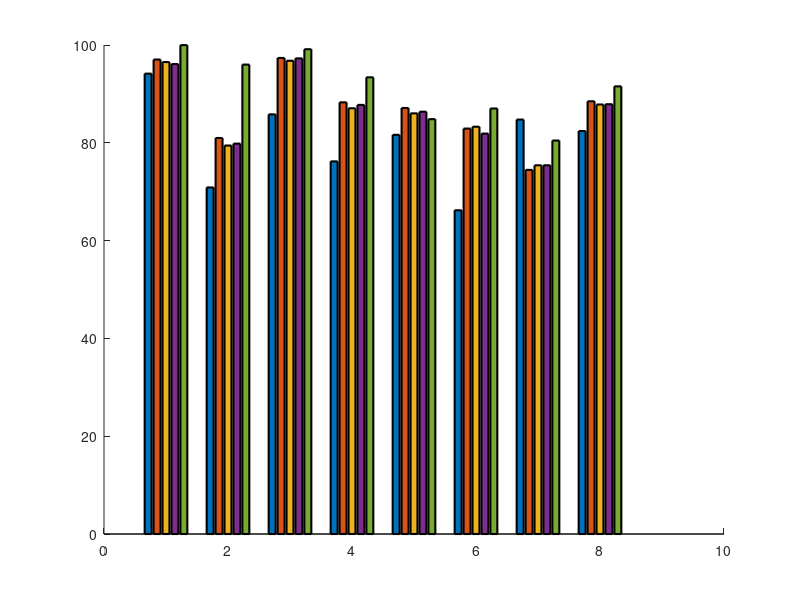

Recreate this plot in MATLAB. (Note: this script raises an error after producing the figure.)
clc; clear; close all;

%% ==============================
%  GLOBAL SETTINGS
%% ==============================
% Controllable font size settings
TITLE_FONT_SIZE = 28;
AXIS_FONT_SIZE = 22;
LEGEND_FONT_SIZE = 20;
LABEL_FONT_SIZE = 26;

% Pastel colors (consistent across all figures)
c1 = [0.95 0.80 0.45];   % yellow
c2 = [0.95 0.60 0.60];   % pink
c3 = [0.60 0.90 0.90];   % cyan
c4 = [0.60 0.80 0.60];   % green
c5 = [0.75 0.65 0.95];   % purple

%% ==============================
%  COMMON STATION NAMES
%% ==============================
stations = {'AS1','AS2','CC1','EC1','EC2','EC3','ID1'};
stations_avg = [stations, {'Average'}];

% Accuracy values
% DiTingMotion/CFM/EQPolarity/PolCap (official pretrained PolarCAP, run
% zero-shot) recomputed live from the shared 6801-event, 7-station Axial
% Seamount benchmark set -- see 01-scripts/{DiTing-FOCALFLOW,CFM,eqpolarity,
% PolarCAP} for the inference scripts and
% 02-data/F_ML/A_wave_dB15_DT_CFM_EQP_PolCAP.mat for the combined predictions.
DiTIng     = [94.14 70.87 85.81 76.20 81.63 66.20 84.75];
CFM        = [97.03 80.98 97.35 88.27 87.12 82.91 74.46];
EQPolarity = [96.51 79.44 96.78 87.06 86.02 83.29 75.40];
PolCap     = [96.10 79.83 97.26 87.75 86.36 81.88 75.40];
% CC baseline: NOT recomputed (semi-manual pick pipeline requiring
% MATLAB ginput/uicontrol review; evaluated on its own, largely
% non-overlapping ~1000-event/station set) -- reused as-is from
% 01-scripts/H_compare_Man_CC.m's output.
CC_ratio   = [0.99972 0.95991 0.99134 0.93391 0.84833 0.87012 0.80463] * 100;

% Add averages
% NOTE: the "Average" bar is the POOLED accuracy (all 7 stations' events
% combined, i.e. total correct / total N), NOT mean(per-station %) -- those
% disagree whenever stations have unequal event counts (e.g. DiTingMotion
% abstains ["undecided"] far more often at some stations than others).
% Pooled values from 03-output/Figure04_confusion_matrix.csv "ALL (pooled)"
% rows / 04-manuscripts/python_figures/make_manuscript_figures.py's
% _pooled_accuracy(). CC's average is still a plain mean since its
% per-station event counts aren't available in this pipeline (see note
% above on the CC baseline's separate data source).
DiTIng_A     = [DiTIng     82.41];
CFM_A        = [CFM        88.49];
EQPolarity_A = [EQPolarity 87.83];
PolCap_A     = [PolCap     87.89];
CC_ratio_A   = [CC_ratio   mean(CC_ratio)];

%% ==============================
%  FIGURE 1: Histogram Bar Plot (Original Z_AGU2025.m - second figure)
%% ==============================
figure('Color','w', 'Position', [100 100 900 650]);
hold on;

bar_data = [DiTIng_A;
            CFM_A;
            EQPolarity_A;
            PolCap_A;
            CC_ratio_A]';

b = bar(bar_data, 'LineWidth',1.5);

% Apply CNN pastel colors to bars
b(1).FaceColor = c1;
b(2).FaceColor = c2;
b(3).FaceColor = c3;
b(4).FaceColor = c4;
b(5).FaceColor = c5;

xticks(1:length(stations_avg));
xticklabels(stations_avg);
xtickangle(0);

ylabel('Accuracy (%)','FontSize',LABEL_FONT_SIZE,'FontWeight','bold');
xlabel('Stations','FontSize',LABEL_FONT_SIZE,'FontWeight','bold');
title('Accuracy of Existing DL Models vs Cross-Correlation','FontSize',TITLE_FONT_SIZE,'FontWeight','bold');

legend({'DiTingMotion','CFM','EQPolarity','PolarCAP','CC'}, ...
       'Location',"northeast",'NumColumns',3,'FontSize',LEGEND_FONT_SIZE);

set(gca,'FontSize',AXIS_FONT_SIZE,'LineWidth',1.5);
ylim([60 100]);
grid on;

%% ==============================
%  FIGURE 2: All-Stations vs LOSO vs Fine-Tuned (Z_AGU2025_2.m)
%% ==============================
% Accuracy: trained on all
acc_all = [0.9935 0.9858 0.9876 0.9867 0.9868 0.9871 0.9644];
acc_all_A = [acc_all mean(acc_all)];

% Accuracy: LOSO
acc_loso = [0.9964 0.9855 0.9902 0.9869 0.9854 0.9877 0.9653];
acc_loso_A = [acc_loso mean(acc_loso)];

% Fine-Tuned Accuracies
acc_fine = [0.9829 0.9484 0.9653 0.9585 0.9534 0.9386 0.9013 0.9570];

% Combine into matrix
bar_data = [acc_all_A(:)*100, acc_loso_A(:)*100, acc_fine(:)*100];

% Create figure
figure('Color','w','Position',[100 100 900 650]);

b = bar(bar_data, 'grouped', 'LineWidth',1.7);

% Color settings
b(1).FaceColor = c1;   % Trained on All Stations
b(2).FaceColor = c2;   % LOSO
b(3).FaceColor = c3;   % Fine-Tuned

% Axis formatting
xticks(1:length(stations_avg));
xticklabels(stations_avg);
xtickangle(0);
xlabel('Stations','FontSize',LABEL_FONT_SIZE,'FontWeight','bold');
ylabel('Accuracy (%)','FontSize',LABEL_FONT_SIZE,'FontWeight','bold');
title(' All-Stations vs LOSO vs Transfer Learning Accuracy','FontSize',TITLE_FONT_SIZE,'FontWeight','bold');

legend({'Trained on All Stations','LOSO','Transfer Learning'}, ...
    'FontSize',LEGEND_FONT_SIZE,'Location','north','NumColumns',3);

set(gca,'FontSize',AXIS_FONT_SIZE,'LineWidth',1.5);
ylim([90 100]);
grid on;
%% ==============================
%  FIGURE 3: SNR Comparison (Z_AGU2025_3.m)
%% ==============================
% Step 6: Fine-Tune (Multiply 100)
B6 = [0.9827 0.9425 0.9682 0.9617 0.9558 0.9437 0.9184 0.9534] * 100;
A6 = [0.9869 0.9555 0.9706 0.9621 0.9583 0.9507 0.9334 0.9596] * 100;
C6 = [0.9879 0.9537 0.9667 0.9693 0.9567 0.9555 0.9385 0.9612] * 100;
data6 = [B6(:), A6(:), C6(:)];

% Step 5: Training Results (Multiply 100)
A5 = [0.9935 0.9858 0.9876 0.9867 0.9868 0.9871 0.9644 0.9850] * 100;
B5 = [0.9859 0.9505 0.9739 0.9584 0.9623 0.9569 0.9341 0.9604] * 100;
C5 = [0.9940 0.9731 0.9868 0.9760 0.9690 0.9850 0.9770 0.9801] * 100;
data5 = [B5(:), A5(:), C5(:)];

% Create figure with 2 subplots
figure('Color','w','Position',[100 100 900 650]);

% SUBPLOT (1): Training Accuracy
subplot(2,1,1);
b1 = bar(data5, 'grouped', 'LineWidth',1.7);
b1(1).FaceColor = c1;
b1(2).FaceColor = c2;
b1(3).FaceColor = c3;

xticks(1:length(stations_avg));
xticklabels(stations_avg);
xtickangle(0);

ylabel('Accuracy (%)','FontSize',LABEL_FONT_SIZE,'FontWeight','bold');
title('Training Accuracy Across Stations','FontSize',TITLE_FONT_SIZE,'FontWeight','bold');

legend({'High-SNR','Orig-SNR','Lower-SNR'}, ...
       'FontSize',LEGEND_FONT_SIZE,'Location','north','NumColumns',3);

set(gca,'FontSize',AXIS_FONT_SIZE,'LineWidth',1.5);
ylim([90 101]);
grid on;

% SUBPLOT (2): Fine-Tuned Accuracy
subplot(2,1,2);
b2 = bar(data6, 'grouped', 'LineWidth',1.7);
b2(1).FaceColor = c1;
b2(2).FaceColor = c2;
b2(3).FaceColor = c3;

xticks(1:length(stations_avg));
xticklabels(stations_avg);
xtickangle(0);

ylabel('Accuracy (%)','FontSize',LABEL_FONT_SIZE,'FontWeight','bold');
xlabel('Stations','FontSize',LABEL_FONT_SIZE,'FontWeight','bold');
title('Transfer Learning Accuracy Across Stations','FontSize',TITLE_FONT_SIZE,'FontWeight','bold');

legend({'High-SNR','Orig-SNR','Low-SNR'}, ...
       'FontSize',LEGEND_FONT_SIZE,'Location','north','NumColumns',3);

set(gca,'FontSize',AXIS_FONT_SIZE,'LineWidth',1.5);
ylim([90 100]);
grid on;



%% ==============================
%  FIGURE 4: Time Shift Comparison (New Figure)
%% -----------------------------
% Fine-tuned model performance (new table) ×100
%% -----------------------------
FT_02 = [0.8278 0.7496 0.8066 0.7712 0.7533 0.7358 0.7455 0.7700] * 100;
FT_01 = [0.9524 0.8793 0.9167 0.9123 0.8909 0.8689 0.8678 0.8984] * 100;
FT_00 = [0.9869 0.9555 0.9706 0.9621 0.9583 0.9507 0.9334 0.9596] * 100;

data_finetune = [FT_00(:), FT_01(:), FT_02(:)];

%% -----------------------------
% Training model performance ×100
%% -----------------------------
A_02 = [0.8335 0.7520 0.8133 0.7512 0.7288 0.7271 0.7393 0.7636] * 100;
A_01 = [0.9704 0.8992 0.9415 0.9310 0.9022 0.9007 0.8991 0.9207] * 100;
A_00 = [0.9935 0.9858 0.9876 0.9867 0.9868 0.9871 0.9644 0.9850] * 100;

data_training = [A_00(:), A_01(:), A_02(:)];

%% -----------------------------
% CNN pastel colors
%% -----------------------------
c1 = [0.95 0.80 0.45];   % yellow (timeshift 0.00)
c2 = [0.95 0.60 0.60];   % pink   (timeshift 0.01)
c3 = [0.60 0.90 0.90];   % cyan   (timeshift 0.02)

%% -----------------------------
% Create figure 4
%% -----------------------------
figure('Color','w','Position',[100 100 900 650]);

%% ======= SUBPLOT (211): Fine-Tuned Model =======
subplot(2,1,2); hold on;

b = bar(data_finetune, 'grouped', 'LineWidth',1.7);
b(1).FaceColor = c1;   % 0.00
b(2).FaceColor = c2;   % 0.01
b(3).FaceColor = c3;   % 0.02

xticks(1:length(stations_avg));
xticklabels(stations_avg);
xtickangle(0);

ylabel('Accuracy (%)','FontSize',26,'FontWeight','bold');
title('Transfer Learning Performance vs Time Shift','FontSize',26,'FontWeight','bold');
xlabel('Stations','FontSize',LABEL_FONT_SIZE,'FontWeight','bold');
legend({'Time Shift = 0.00','Time Shift = 0.01','Time Shift = 0.02'}, ...
       'FontSize',20,'Location','north','NumColumns',3);

set(gca,'FontSize',20,'LineWidth',1.5);
ylim([70 103]);
grid on;
box on;

%% ======= SUBPLOT (212): Trained Model =======
subplot(2,1,1); hold on;

b2 = bar(data_training, 'grouped', 'LineWidth',1.7);
b2(1).FaceColor = c1;
b2(2).FaceColor = c2;
b2(3).FaceColor = c3;

xticks(1:length(stations_avg));
xticklabels(stations_avg);
xtickangle(0);

ylabel('Accuracy (%)','FontSize',26,'FontWeight','bold');
title('Training Performance vs Time Shift','FontSize',26,'FontWeight','bold');

legend({'Time Shift = 0.00','Time Shift = 0.01','Time Shift = 0.02'}, ...
       'FontSize',20,'Location','north','NumColumns',3);

set(gca,'FontSize',20,'LineWidth',1.5);
ylim([70 105]);
grid on;
box on;
%% ==============================
%% -----------------------------
% Training model (from screenshot)
%% -----------------------------
A_train = [0.9942 0.9483 0.9789 0.9668 0.9598 0.9631 0.9466 0.9655] * 100;
B_train = [0.9722 0.9052 0.9389 0.9244 0.9192 0.9254 0.8892 0.9250] * 100;
C_train = [0.9948 0.9407 0.9840 0.9674 0.9640 0.9472 0.9311 0.9615] * 100;

data_training = [A_train(:), B_train(:), C_train(:)];

%% -----------------------------
% Fine-tuned model (from screenshot)
%% -----------------------------
A_ft = [0.9776 0.8992 0.9438 0.9351 0.9294 0.8945 0.8884 0.9241] * 100;
B_ft = [0.8976 0.8115 0.8711 0.8353 0.8251 0.7875 0.7963 0.8322] * 100;
C_ft = [0.9768 0.8583 0.9498 0.9128 0.9167 0.8613 0.8354 0.9020] * 100;

data_finetune = [A_ft(:), B_ft(:), C_ft(:)];

%% -----------------------------
% Colors
%% -----------------------------
c1 = [0.95 0.80 0.45];
c2 = [0.95 0.60 0.60];
c3 = [0.60 0.90 0.90];

%% -----------------------------
% Create figure 5
%% -----------------------------
figure('Color','w','Position',[100 100 900 650]);

%% ======= TOP: Training =======
subplot(2,1,1); hold on;
b1 = bar(data_training,'grouped','LineWidth',1.5);

b1(1).FaceColor = c1;
b1(2).FaceColor = c2;
b1(3).FaceColor = c3;

xticks(1:length(stations_avg));
xticklabels(stations_avg);
xtickangle(0);
ylabel('Accuracy (%)','FontSize',26,'FontWeight','bold');
title('Training Performance','FontSize',26,'FontWeight','bold');

legend({ ...
    'Train 0.01 s, test 0.01 s', ...
    'Train 0.01 s, test 0.02 s', ...
    'Train 0.02 s, test 0.01 s'}, ...
    'FontSize',15,'Location','north','NumColumns',3,'Box','on');

ylim([75 104]);
set(gca,'FontSize',22,'LineWidth',1.5);
grid on;
box on;
%% ======= BOTTOM: Fine-tuned =======
subplot(2,1,2); hold on;
b2 = bar(data_finetune,'grouped','LineWidth',1.5);

b2(1).FaceColor = c1;
b2(2).FaceColor = c2;
b2(3).FaceColor = c3;

xticks(1:length(stations_avg));
xticklabels(stations_avg);
xtickangle(0);
ylabel('Accuracy (%)','FontSize',26,'FontWeight','bold');
title('Transfer Learning Performance','FontSize',26,'FontWeight','bold');
xlabel('Stations','FontSize',LABEL_FONT_SIZE,'FontWeight','bold');
legend({ ...
    'FT 0.01 s, test 0.01 s', ...
    'FT 0.01 s, test 0.02 s', ...
    'FT 0.02 s, test 0.01 s'}, ...
    'FontSize',15,'Location','north','NumColumns',3,'Box','on');

ylim([75 102]);
set(gca,'FontSize',22,'LineWidth',1.5);
grid on;
box on;

%% ==============================
%  SUMMARY
%% ==============================
fprintf('All 6 figures have been generated with consistent font settings:\n');
fprintf('  Title Font Size: %d\n', TITLE_FONT_SIZE);
fprintf('  Axis Font Size: %d\n', AXIS_FONT_SIZE);
fprintf('  Legend Font Size: %d\n', LEGEND_FONT_SIZE);
fprintf('  Label Font Size: %d\n', LABEL_FONT_SIZE);
fprintf('\nFigures generated:\n');
fprintf('  1. Per-Station Polarity Accuracy Comparison (Line Plot)\n');
fprintf('  2. Accuracy Comparison by Station (Bar Plot)\n');
fprintf('  3. Train vs Fine-Tune on Timeshift Dataset\n');
fprintf('  4. SNR Comparison (Training vs Fine-Tuned)\n');
fprintf('  5. All-Stations vs LOSO vs Fine-Tuned\n');
fprintf('  6. Time Shift Comparison (Training vs Fine-Tuned)\n');
fprintf('\nTo change font sizes, modify the GLOBAL SETTINGS section at the top.\n');

%% ==============================
%  SAVE ALL FIGURES INTO ONE PDF
%% ==============================
pdf_name = 'All_Figures_Combined.pdf';

% Delete if already exists (avoid appending old content)
if exist(pdf_name, 'file')
    delete(pdf_name);
end

% Get all open figure handles
figs = findall(0, 'Type', 'figure');
% Sort by figure number so order is consistent
[~, idx] = sort([figs.Number]);
figs = figs(idx);

% Append each figure to the PDF
for i = 1:length(figs)
    exportgraphics(figs(i), pdf_name, 'Append', true);
end

fprintf('Saved all %d figures into: %s\n', length(figs), pdf_name);
